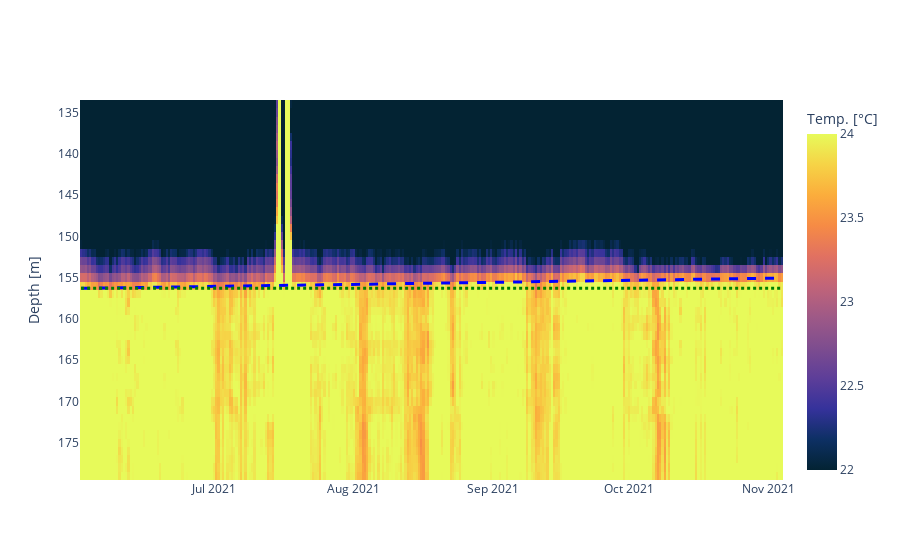

Source (notebook cell):
### Markdown cell above
# water level rise chan 5 - 8

### Code cell
Schacht_7and8_0_down

# Resample data
channel="2"
resample_hours=12
col=Schacht_7and8_0_down.columns[130:180]
resample_data=Schacht_7and8_0_down[col].resample(f"{resample_hours}H").mean()

# so both plots have same shape in thesis
col=resample_data.columns[4:]
resample_data[col]

plot_water_rise(resample_data[col],plot_save=plot_save,linear_curve=[156.3,0.008],data_type="chan58",show_additional_water_level_info=False)

### Figure 1 — Plotly figure (JSON) as saved in the notebook; plotly's stock layout.template omitted (floating-point values rounded to 4 significant figures; data arrays with more than 128 entries replaced by an {"elided": "..."} marker saying what was removed)
{"data": [{"colorbar": {"title": {"text": "Temp. [°C]"}}, "colorscale": [[0, "rgb(3, 35, 51)"], [0.09091, "rgb(13, 48, 100)"], [0.1818, "rgb(53, 50, 155)"], [0.2727, "rgb(93, 62, 153)"], [0.3636, "rgb(126, 77, 143)"], [0.4545, "rgb(158, 89, 135)"], [0.5455, "rgb(193, 100, 121)"], [0.6364, "rgb(225, 113, 97)"], [0.7273, "rgb(246, 139, 69)"], [0.8182, "rgb(251, 173, 60)"], [0.9091, "rgb(246, 211, 70)"], [1, "rgb(231, 250, 90)"]], "name": "Temperature ", "type": "heatmap", "x": {"elided": "312 str values"}, "y": [134, 135, 136, 137, 138, 139, 140, 141, 142, 143, 144, 145, 146, 147, 148, 149, 150, 151, 152, 153, 154, 155, 156, 157, 158, 159, 160, 161, 162, 163, 164, 165, 166, 167, 168, 169, 170, 171, 172, 173, 174, 175, 176, 177, 178, 179], "yaxis": "y", "z": {"elided": "46x312 float values"}, "zmax": 24, "zmin": 22}, {"fillcolor": "blue", "line": {"color": "blue", "dash": "dash", "width": 3}, "name": "line fit", "type": "scatter", "x": {"elided": "312 str values"}, "xaxis": "x", "y": {"elided": "312 float values"}, "yaxis": "y"}, {"fillcolor": "black", "line": {"color": "green", "dash": "dot", "width": 3}, "name": "line horizontal", "type": "scatter", "x": {"elided": "312 str values"}, "xaxis": "x", "y": {"elided": "312 float values"}, "yaxis": "y"}], "layout": {"showlegend": false, "xaxis": {"anchor": "y", "domain": [0, 1]}, "yaxis": {"anchor": "x", "autorange": "reversed", "domain": [0, 1], "title": {"text": "Depth [m]"}}}}
